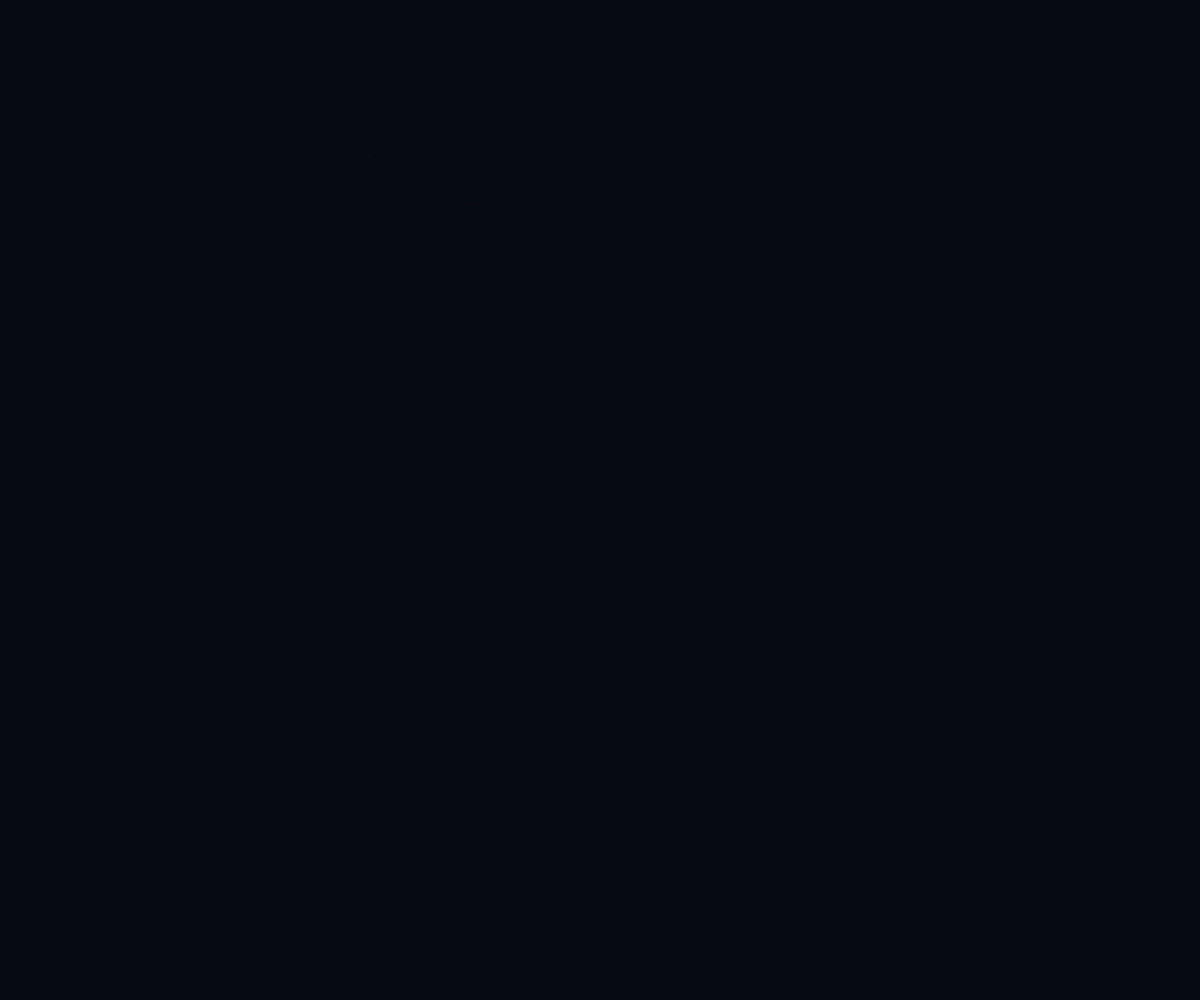
Frame 1 (no input)
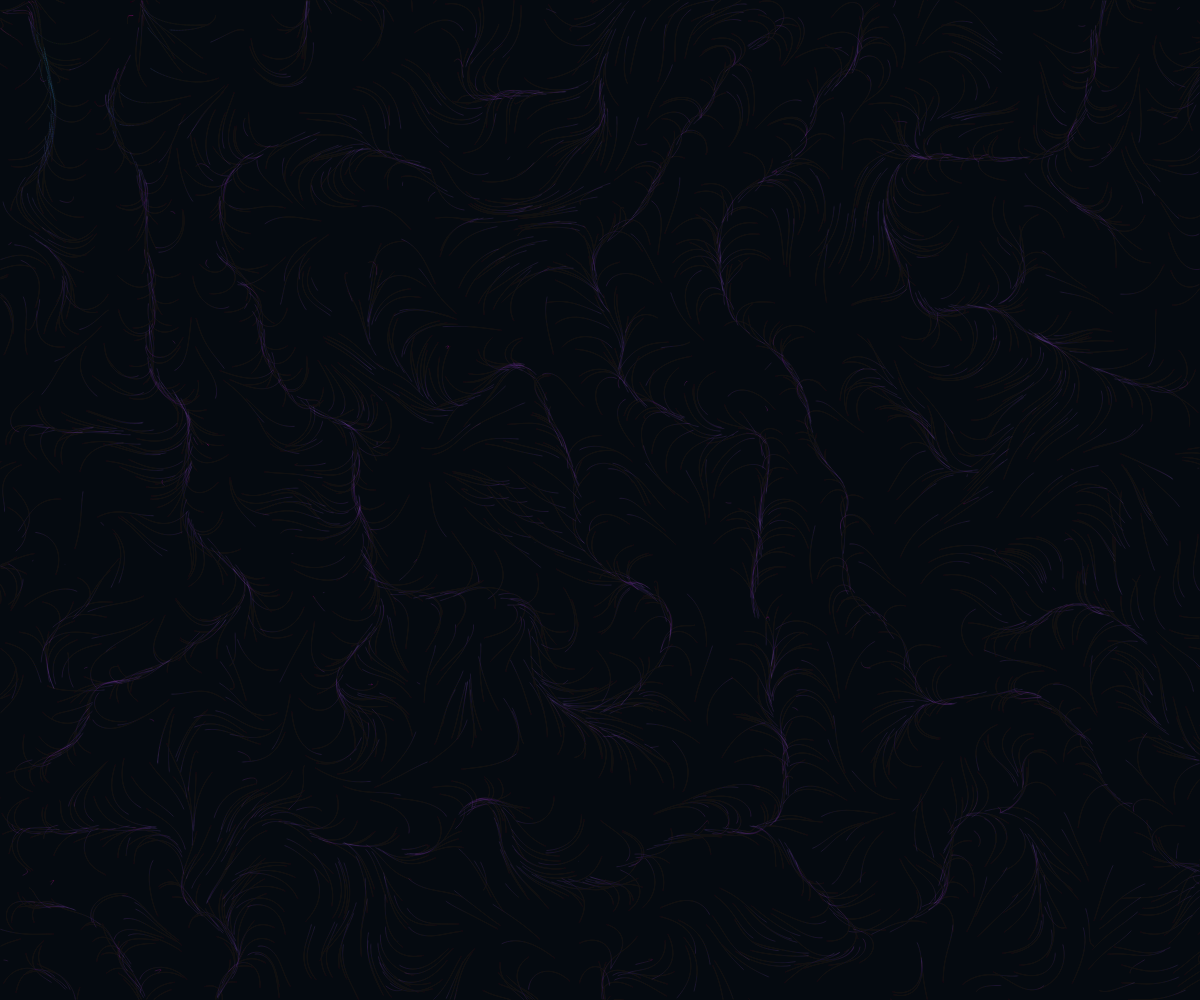
Frame 60 (no input)
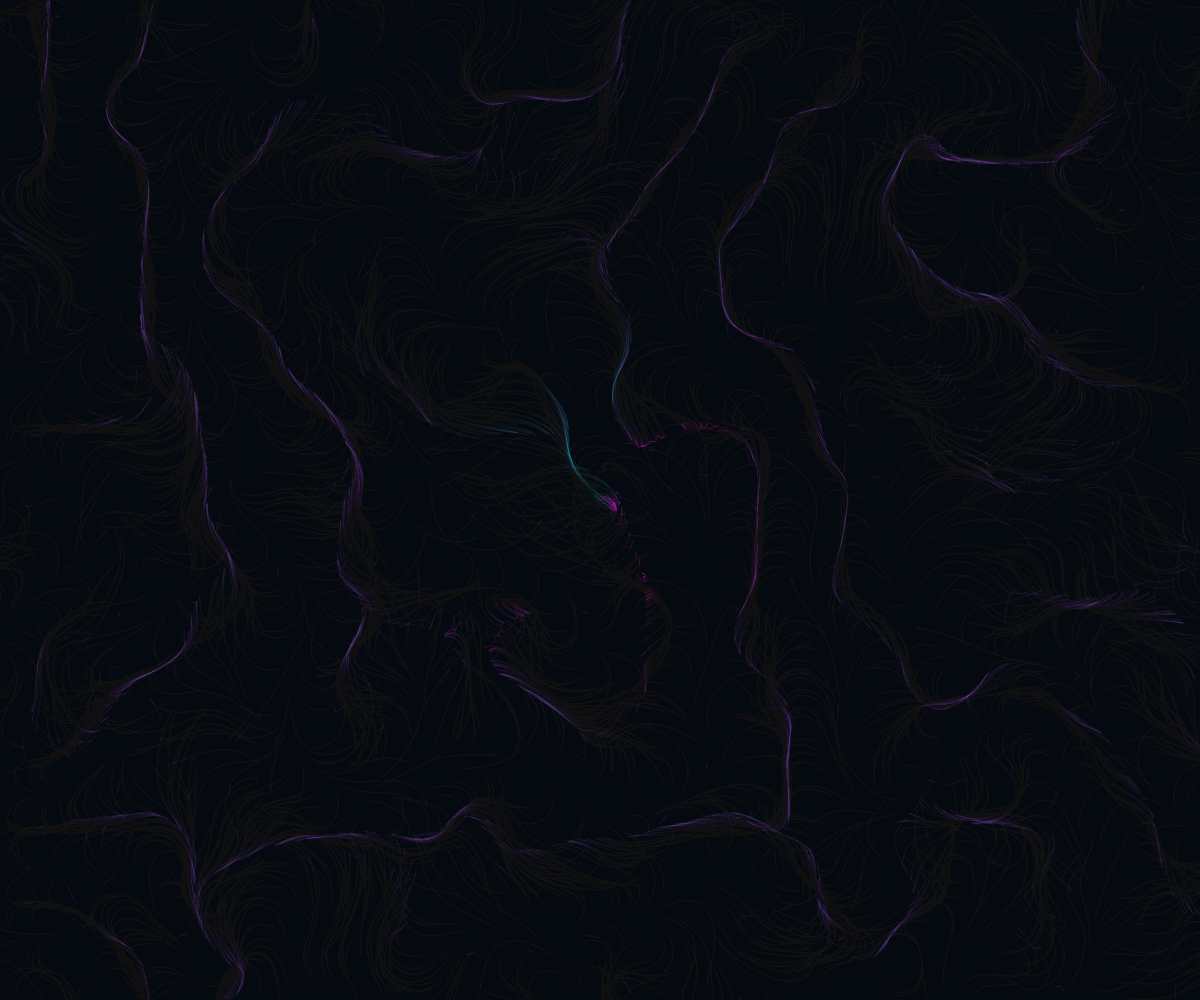
Frame 120 (the mouse pressed at the canvas centre since frame 60)

The p5.js sketch that drew these frames (run headless with seeded random() and noise() and a simulated clock; from frame 60 on, the mouse is pressed at the canvas centre):

// p5.js sketch
// ── sketch.js
let particles = [];

function setup() {
  createCanvas(windowWidth, windowHeight);

  background(5, 10, 20);

  for (let i = 0; i < 2500; i++) {
    particles.push(new Particle());
  }
}

function draw() {
  fill(0, 8);
  noStroke();
  rect(0, 0, width, height);

  for (let p of particles) {
    p.update();
    p.display();
  }
}

class Particle {
  constructor() {
    this.pos = createVector(random(width), random(height));

    this.prev = this.pos.copy();
    this.vel = createVector();
  }

  update() {
    this.prev = this.pos.copy();

    let scale = 0.002;

    let angle =
      noise(this.pos.x * scale, this.pos.y * scale, frameCount * 0.001) *
      TWO_PI *
      8;

    let flow = p5.Vector.fromAngle(angle);

    flow.mult(1.2);

    let mouse = createVector(mouseX, mouseY);

    let magnetic = p5.Vector.sub(mouse, this.pos);

    let d = magnetic.mag();

    if (d < 250) {
      let strength = map(d, 0, 250, 2, 0);

      magnetic.setMag(strength);

      flow.add(magnetic);
    }

    this.vel.lerp(flow, 0.08);

    this.pos.add(this.vel);

    if (
      this.pos.x < 0 ||
      this.pos.x > width ||
      this.pos.y < 0 ||
      this.pos.y > height
    ) {
      this.pos.set(random(width), random(height));

      this.prev = this.pos.copy();
    }
  }
  display() {
    let speed = this.vel.mag();

    let t = constrain(speed / 3, 0, 1);

    let mr = 255;
    let mg = 0;
    let mb = 200;

    let cr = 0;
    let cg = 255;
    let cb = 255;

    let r = lerp(mr, cr, t);
    let g = lerp(mg, cg, t);
    let b = lerp(mb, cb, t);

    stroke(r, g, b, 25);

    line(this.prev.x, this.prev.y, this.pos.x, this.pos.y);
  }
}
